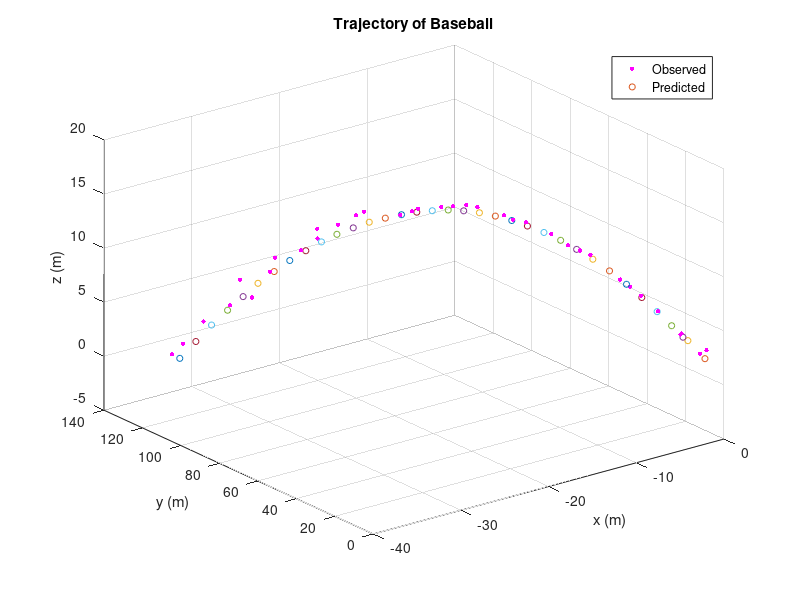

Source code (MATLAB): (Note: this script raises an error after producing the figure.)
clear all; close all;

data = importdata('homerun_data_HW4.txt');
% data(1,:) = [];
tspan = data(:, 1);
rho = data(:, 2)/3.281; % in m
alpha = data(:, 3)*pi/180; % in rad
beta = data(:, 4)*pi/180; % in rad
g = 9.81;
dt = 0.1;
store_x = [];

% Visualizing data
figure(1)
[plotx ploty plotz] = sph2cart(alpha, beta, rho);
scatter3(plotx, ploty, plotz, 10, 'm', 'filled')

% Initial Conditions
x_(:,1) = [0.4921 0.4921 2.0013 -26.2467 114.3051 65.9941]'/3.281;  
% x_(:,1) = [-0.6562; 0.9843; 1.4764;  -32.8084; 119.6219; 55.7806]/3.281;
n = size(x_, 1);
P = diag([4 4 4 0.1 0.1 0.1])/3.281;
R = [(1.524)^2 0 0;
     0 (0.1*pi/180)^2 0;
     0 0 (0.1*pi/180)^2];      %the error covariance constant to be used
% Q = diag([0.5^2,0.5^2,0.5^2,0.01^2,0.01^2,0.01^2]);
Q = zeros(6);
M = eye(3); % COMBAK: is M eye(3) correct?
W = ones(2*n,1) / (2*n); % UKF weights
 
for i =2:length(rho)
    % Observed
    y_obs(:,i) = [rho(i); alpha(i); beta(i)];% + randn*sigmaw;
    
    xhat_k_1 = [];
    % Sigma points
    for j = 1:2*n
        if j<=n
            xtilda = chol(n*P);
            xtilda = xtilda(j,:)';
        else
            xtilda = -chol(n*P);
            xtilda = xtilda(j-n,:)';
        end
        xhat_k_1 = [xhat_k_1 x_(:,i-1)+xtilda];
    end
    
    % Propagation of state
    xhat_k = [];
    for j = 1:2*n
        current_x = xhat_k_1(:,j);
        current_xhatdot = [current_x(4) current_x(5) current_x(6)-g*dt 0 0 -g]';
        xhat_k = [xhat_k current_x + current_xhatdot*dt]; % COMBAK: is rectangular integration ok?
    end
    xhatk_ = sum(xhat_k, 2)/(2*n);
    temp_Pk_ = 0;
    for j = 1:2*n
        temp_Pk_ = temp_Pk_ + (xhat_k(:,j) - xhatk_)*(xhat_k(:,j) - xhatk_)';
    end
    Pk_ = temp_Pk_/(2*n) + Q;
    
    xhat_k = [];
    % Sigma points
    for j = 1:2*n
        if j<=n
            xtilda = chol(n*P);
            xtilda = xtilda(j,:)';
        else
            xtilda = -chol(n*P);
            xtilda = xtilda(j-n,:)';
        end
        xhat_k = [xhat_k xhatk_+xtilda];
    end
    
    % Assembling y_computed
    y_comp = [];
    for j = 1:2*n
        current_x = xhat_k(:,j);
        X_ = current_x(1,end);
        Y_ = current_x(2,end);
        Z_ = current_x(3,end);
        rho_ = sqrt(X_^2 + Y_^2 + Z_^2);
        alpha_ = atan2(Y_, X_);
        beta_ = atan2(Z_, sqrt(X_^2 + Y_^2));

        y_comp = [y_comp [rho_; alpha_; beta_]];
    end
    y_comp_hat = sum(y_comp, 2)/(2*n);

    temp_Py = 0;
    temp_Pxy = 0;
    for j = 1:2*n
        temp_Py = temp_Py + (y_comp(:,j) - y_comp_hat)*(y_comp(:,j) - y_comp_hat)';
        temp_Pxy = temp_Pxy + (xhat_k(:,j)-xhatk_)*(y_comp(:,j)-y_comp_hat)';
    end
    Py = temp_Py/(2*n) + R; % Add Q for noise floor + Q;
    Pxy = temp_Pxy/(2*n);
    
    K = Pxy*inv(Py);
    x_(:,i) = xhatk_ + K*(y_obs(:,i) - y_comp_hat);
    P = Pk_ - K*Py*K';

    store_x = [store_x x_(:, i)];

    figure(1)
    hold on
    scatter3(x_(1,i), x_(2,i), x_(3,i), 20, 'black')
end

xlabel('x (m)')
ylabel('y (m)')
zlabel('z (m)')
title('Trajectory of Baseball')
legend('Observed', 'Predicted', 'Location', 'best')
hold off;

writematrix(x_, 'baseball_ukf.csv')